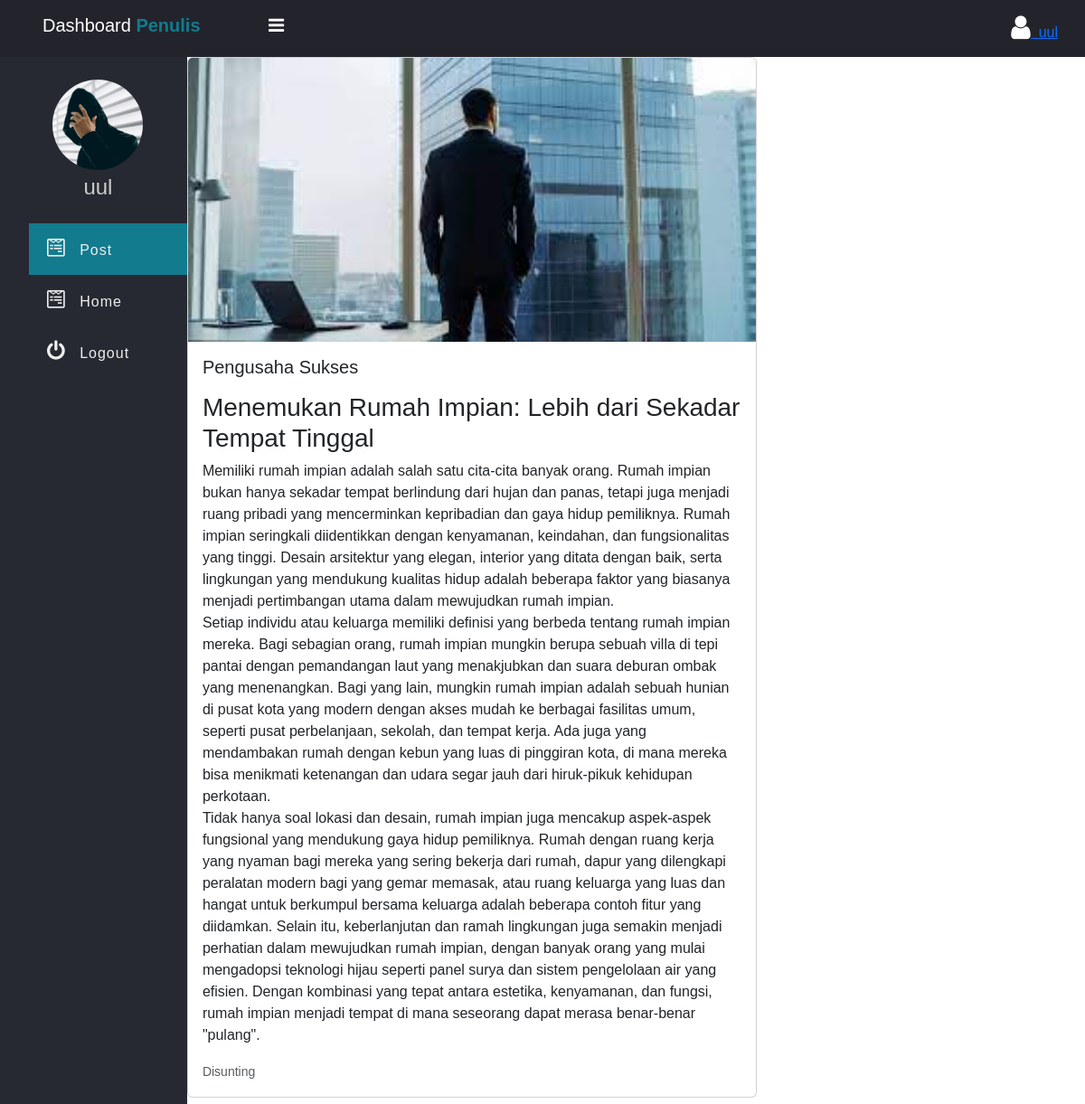
The app's page /Penulis/single_post.php?post_id=1 (signed in) with its own data.
### tables this page shows
CREATE TABLE IF NOT EXISTS `artikel` (
  `id_artikel` int NOT NULL AUTO_INCREMENT,
  `user_id` int DEFAULT NULL,
  `judul` varchar(255) DEFAULT NULL,
  `isi` text,
  `kategori` varchar(255) DEFAULT NULL,
  `tanggal` datetime DEFAULT NULL,
  `cover_url` varchar(255) DEFAULT 'default.jpg',
  PRIMARY KEY (`id_artikel`)
);

### data/artikel.php (called while the page is built, shortened)
<?php
function getById($conn, $id){
    $sql = "SELECT * FROM artikel WHERE id_artikel = ?";
    $stmt = $conn->prepare($sql);
    $stmt->execute([$id]);
    if($stmt->rowCount() >= 1){
        $data = $stmt->fetch();
        return $data;
    }else {
        return 0;
    }
}

### Penulis/single_post.php (the view, shortened to what this page needs)
<?php
if (isset($_SESSION['user_id']) && isset($_SESSION['username'])&& isset($_GET['post_id'])) {
    $post_id = $_GET['post_id'];
    include_once '../data/artikel.php';
    include_once '../db_conn.php';
    $posts = getById($conn,$post_id);
 ?>
<!DOCTYPE html>
<html>
<head>
    <link rel="stylesheet" href="https://stackpath.bootstrapcdn.com/font-awesome/4.7.0/css/font-awesome.min.css">
    <link href="https://cdn.jsdelivr.net/npm/bootstrap@5.3.3/dist/css/bootstrap.min.css" rel="stylesheet">
    <link rel="stylesheet" href="../css/side-bar.css">
    <link rel="stylesheet" href="../css/style.css">
    <link rel="stylesheet" href="../css/richtext.min.css">
</head>
<body>
    <?php
    include 'inc/side-nav.php';
    ?>
    <div class="main-table">
    <div class="card main-blog-card mb-5" >
            <img src="../uploads/artikel/<?=$posts['cover_url'] ?>" class="card-img-top" alt="...">
            <div class="card-body">
                <h5 class="card-title"><?=$posts['judul']?></h5>
                <p class="card-text"><?=$posts['isi']?></p>
                <p class="card-text"><small class="text-body-secondary">Disunting <?=$posts['tanggal']?></small> </p>
            </div>
        </div>
    </div>
        </section>
            </div>
</body>
</html>
<?php
} else {
    header("Location: ../login.php");
    exit;
}
?>

### css/side-bar.css (style rules this page uses)
* { padding: 0; margin: 0; box-sizing: border-box; font-family: arial, sans-serif; }

### css/style.css (style rules this page uses)
.main-blog-card { width: 90%; }
.main-table { width: 90%; max-width: 700px; }

### records on screen
artikel: cover_url (picture), judul "Pengusaha Sukses", isi "Menemukan Rumah Impian: Lebih dari Sekadar Tempat Tinggal Memiliki rumah impian adalah salah satu cita-cita banyak orang. Rumah impian bukan hanya sekadar tempat berlindung dari hujan dan panas, tetapi juga menjadi ruang pribadi yang mencerminkan kepribadian dan gaya hidup pemiliknya. Rumah impian seringkali diidentikkan dengan kenyamanan, keindahan, dan fungsionalitas yang tinggi. Desain arsitektur yang elegan, interior yang ditata dengan baik, serta lingkungan yang mendukung kualitas hidup adalah beberapa faktor yang biasanya menjadi pertimbangan utama dalam mewujudkan rumah impian. Setiap individu atau keluarga memiliki definisi yang berbeda tentang rumah impian mereka. Bagi sebagian…"

### other values on screen
$_SESSION['username'] "uul"
